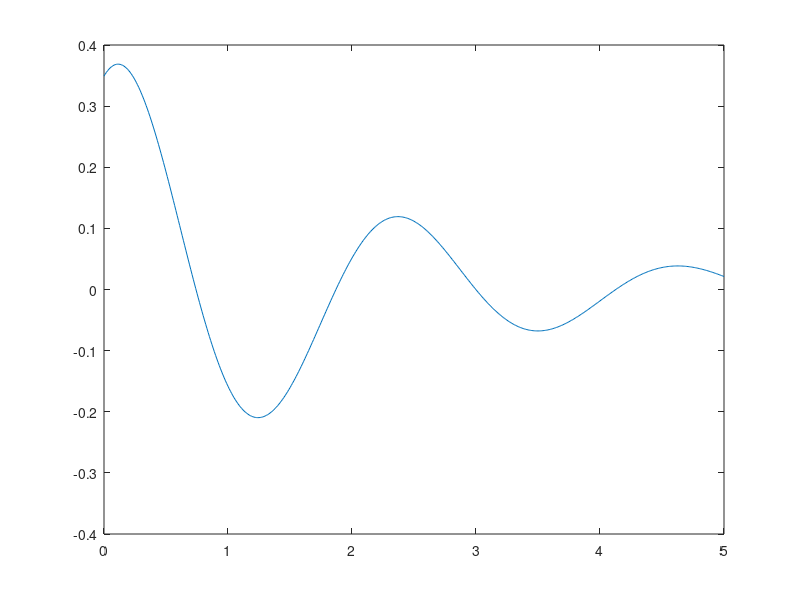

Here is the MATLAB script that generated this plot:
a1 = 0.0005;
a0 = 3;
b = 0.2;

A = [0 1;
    -a0 -a1];

B = [0;
    b];

C = [1 0];

OpenLoop = ss(A, B, C, 0);

k1 = 25;
k2 = 5;

K = [k1 k2];

Acl = A - B*K;
G = -inv(C*inv(Acl)*B);
Bcl = B * G;
Ccl = C;

ClosedLoop = ss(Acl, Bcl, Ccl, 0);

dt = 0.01;
t = 0:dt:5;
r = zeros(1, length(t));

[y, t, x] = lsim(ClosedLoop, r, t, [pi/9, pi/9]);

plot(t, y);

n = length(t);
Aid = zeros(10, 3);
Bid = zeros(10, 1);
for j = 1:1:10
    Aid(j, 1) = (y(j+2) - y(j+1)) / dt;
    Aid(j, 2) = y(j+2);
    Xj = x(j+2,:);
    Aid(j, 3) = -dot(K,Xj);
    Bid(j) = (2*y(j+1) - y(j+2) - y(j)) / dt / dt;
end

for i = 13:1:n
    Awork = transpose(Aid) * Aid;
    Bwork = transpose(Aid) * Bid;
    w = linsolve(Awork, Bwork)
    
    row = rem(i-3, 10) + 1;
    Aid(row, 1) = (y(i) - y(i-1)) / dt;
    Aid(row, 2) = y(i);
    Xi = x(i,:);
    Aid(row, 3) = -dot(K,Xi);
    Bid(row) = (2*y(i-1) - y(i) - y(i-2)) / dt / dt;
end